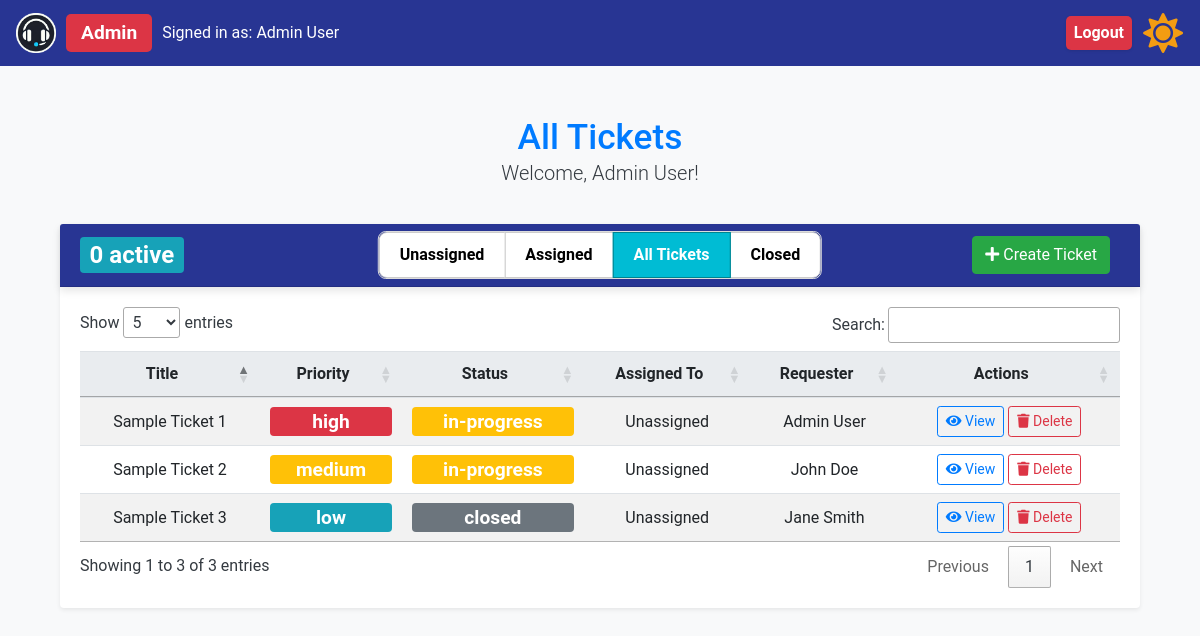
/all_tickets (signed in), run on an earlier commit of the app's database.
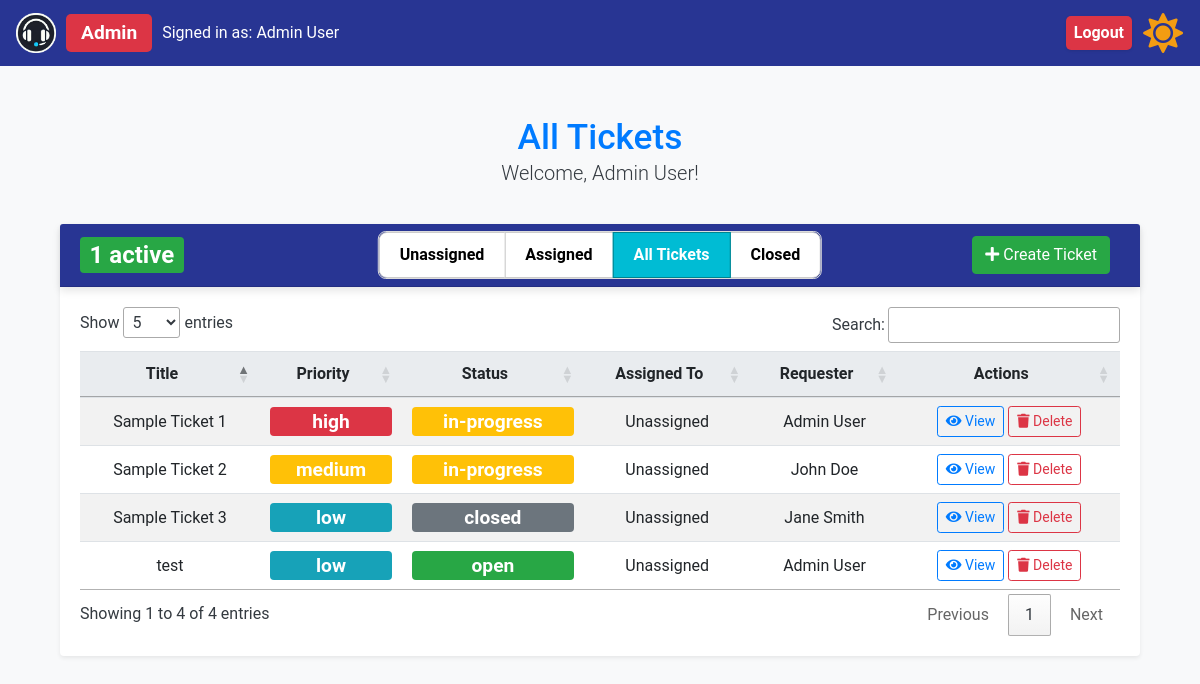
And on a later commit of the database.
### app/models.py (models this page shows, shortened)
class User(UserMixin, db.Model):
    id = db.Column(db.Integer, primary_key=True)
    name = db.Column(db.String(150), nullable=False)
    email = db.Column(db.String(150), unique=True, nullable=False)
    password_hash = db.Column(db.String(150), nullable=False)
    role = db.Column(db.String(50), nullable=False)
    created_tickets = db.relationship(
        "Ticket",
        foreign_keys="Ticket.user_id",
        back_populates="creator",
        overlaps="assigned_tickets,comments",
    )
    assigned_tickets = db.relationship(
        "Ticket",
        foreign_keys="Ticket.assigned_to",
        back_populates="assignee",
        overlaps="created_tickets,comments",
    )
    user_comments = db.relationship(
        "Comment", back_populates="commenter", overlaps="commenter,comments"
    )

class Ticket(db.Model):
    id = db.Column(db.Integer, primary_key=True)
    title = db.Column(db.String(150), nullable=False)
    description = db.Column(db.Text, nullable=False)
    status = db.Column(db.String(50), nullable=False)
    priority = db.Column(db.String(50), nullable=False)
    created_at = db.Column(db.DateTime, default=lambda: datetime.now(timezone.utc))
    updated_at = db.Column(
        db.DateTime,
        default=lambda: datetime.now(timezone.utc),
        onupdate=lambda: datetime.now(timezone.utc),
    )
    assigned_to = db.Column(db.Integer, db.ForeignKey("user.id"))
    user_id = db.Column(db.Integer, db.ForeignKey("user.id"))
    creator = db.relationship(
        "User",
        foreign_keys=[user_id],
        back_populates="created_tickets",
        overlaps="assigned_tickets,comments",
    )
    assignee = db.relationship(
        "User",
        foreign_keys=[assigned_to],
        back_populates="assigned_tickets",
        overlaps="created_tickets,comments",
    )
    ticket_comments = db.relationship("Comment", back_populates="ticket")

### app/routes.py (the view)
@bp.route("/all_tickets")
def all_tickets():
    if current_user.role == "admin" or current_user.role == "support":
        tickets = Ticket.query.all()
    else:
        tickets = Ticket.query.filter_by(user_id=current_user.id).all()
    view = "all"
    return render_template(
        "all_tickets.html", tickets=tickets, current_user=current_user, view=view
    )

### app/__init__.py (called while the page is built)
def create_app(config=None):
    app = Flask(__name__, instance_relative_config=True)
    if config:
        app.config.from_object(config)
    else:
        app.config.from_pyfile("config.py")  # Default to development config
    db.init_app(app)
    login_manager.init_app(app)
    migrate.init_app(app, db)
    csrf.init_app(app)  # Initialize CSRF protection with the app
    moment.init_app(app)  # Initialize Flask-Moment with the app
    from .models import User  # Ensure User model is correctly defined
    @login_manager.user_loader
    def load_user(user_id):
        return User.query.get(int(user_id))
    from .routes import bp  # Ensure bp is defined as a Blueprint in routes.py
    app.register_blueprint(bp)
    return app

### app/routes.py (called while the page is built)
@bp.context_processor
def inject_open_tickets_count():
    open_tickets_count = Ticket.query.filter(
        Ticket.status.in_(["open", "in progress"])
    ).count()
    if open_tickets_count > 10:
        badge_class = "badge-active-tickets-high"  # Red
    elif open_tickets_count > 5:
        badge_class = "badge-active-tickets-medium"  # Yellow
    elif open_tickets_count > 0:
        badge_class = "badge-active-tickets-low"  # Green
    else:
        badge_class = "badge-active-tickets-info"  # Blue or default color
    return {"open_tickets_count": open_tickets_count, "badge_class": badge_class}

### app/templates/all_tickets.html (shortened to what this page needs)
{% extends "base.html" %} {% block content %}
<div class="container mt-5">
  <div class="row mb-2">
    <div class="col-12 text-center">
      <h2 class="text-primary mb-0">
        {% if current_user.role == 'admin' or current_user.role == 'support' %}
        All Tickets {% else %} My Active Tickets {% endif %}
      </h2>
      <p class="lead">Welcome, {{ current_user.name }}!</p>
    </div>
  </div>
  <div class="card shadow-sm">
    <div
      class="card-header bg-primary text-white d-flex justify-content-between align-items-center position-relative"
    >
      {% if current_user.role == 'admin' or current_user.role == 'support' %}
      <div class="d-flex align-items-center">
        <span class="badge {{ badge_class }}">
          {{ open_tickets_count }} active
        </span>
      </div>
      {% endif %}
      <div class="toggle-buttons">
        <div
          class="btn-group toggle-group"
          role="group"
          aria-label="Ticket Status Toggle"
        >
          {% if current_user.role in ['admin', 'support'] %}
          <a
            href="{{ url_for('main.unassigned_tickets') }}"
            class="btn btn-toggle {% if view == 'unassigned' %}active{% endif %}"
          >
            Unassigned
          </a>
          <a
            href="{{ url_for('main.assigned_tickets') }}"
            class="btn btn-toggle {% if view == 'assigned' %}active{% endif %}"
          >
            Assigned
          </a>
          {% endif %} {% if current_user.role in ['admin', 'support'] %}
          <a
            href="{{ url_for('main.all_tickets') }}"
            class="btn btn-toggle {% if view == 'all' %}active{% endif %}"
          >
            All Tickets
          </a>
          {% endif %}
          <a
            href="{{ url_for('main.closed_tickets') }}"
            class="btn btn-toggle {% if view == 'closed' %}active{% endif %}"
          >
            Closed
          </a>
        </div>
      </div>
      <div class="ms-auto">
        <a class="btn btn-success" href="{{ url_for('main.create_ticket') }}">
          <i class="fas fa-plus"></i> Create Ticket
        </a>
      </div>
    </div>
    <div class="card-body">
      <table id="tickets-table" class="table table-striped table-hover">
        <thead>
          <tr>
            <th class="text-center">Title</th>
            <th class="text-center">Priority</th>
            <th class="text-center">Status</th>
            <th class="text-center">Assigned To</th>
            <th class="text-center">Requester</th>
            <th class="text-center">Actions</th>
          </tr>
        </thead>
        <tbody>
          {% if tickets|length == 0 %}
          <tr>
            <td class="text-center">-</td>
            <td class="text-center">-</td>
            <td class="text-center">-</td>
            <td class="text-center">-</td>
            <td class="text-center">-</td>
            <td class="text-center">No tickets available</td>
          </tr>
          {% else %}
          {% for ticket in tickets %}
          <tr>
            <td class="text-center">{{ ticket.title }}</td>
            <td class="text-center">
              <span class="badge dashboard-badge priority-{{ ticket.priority }}">
                  {{ ticket.priority }}
              </span>
          </td>
          <td class="text-center">
            <span class="badge dashboard-badge status-{{ ticket.status }}">
              {{ ticket.status }}
              </span>
          </td>
          <td class="text-center">
            {{ ticket.assignee.name if ticket.assignee else 'Unassigned' }}
            </td>
            <td class="text-center">{{ ticket.creator.name }}</td>
            <td class="text-center">
              <a href="{{ url_for('main.ticket_details', ticket_id=ticket.id) }}" class="btn btn-outline-primary btn-sm">
                <i class="fas fa-eye"></i> View
              </a>
              {% if current_user.role == 'admin' %}
              <form method="POST" action="{{ url_for('main.delete_ticket', ticket_id=ticket.id) }}" style="display: inline" onsubmit="return confirm('Are you sure you want to delete this ticket?');">
                <button type="submit" class="btn btn-outline-danger btn-sm">
                  <i class="fas fa-trash"></i> Delete
                </button>
              </form>
              {% endif %}
            </td>
          </tr>
          {% endfor %}
          {% endif %}
        </tbody>
      </table>
    </div>
  </div>
  </div>
</div>
{% endblock %}

### app/templates/base.html (shortened to what this page needs)
<!DOCTYPE html>
<html lang="en">
  <head>
    <link
      href="https://stackpath.bootstrapcdn.com/bootstrap/4.5.2/css/bootstrap.min.css"
      rel="stylesheet"
    />
    <link
      href="https://cdn.datatables.net/1.13.4/css/jquery.dataTables.min.css"
      rel="stylesheet"
    />
    <link
      href="{{ url_for('static', filename='styles.css') }}"
      rel="stylesheet"
    />
    <link
      rel="stylesheet"
      href="https://cdnjs.cloudflare.com/ajax/libs/font-awesome/5.15.4/css/all.min.css"
    />
  </head>
  <body class="light-mode">
    <nav class="navbar navbar-expand-lg">
      <a class="navbar-brand" href="#">
        <img
          src="{{ url_for('static', filename='logo.png') }}"
          alt="Help Desk Logo"
          style="height: 40px"
        />
        {% if current_user.is_authenticated %}
        <div class="role-container">
          <span class="badge badge-role-{{ current_user.role}}"
            >{{ current_user.role.capitalize() }}</span
          >
          <span class="user-info">Signed in as: {{ current_user.name }}</span>
        </div>
        {% endif %}
      </a>
      <div class="collapse navbar-collapse" id="navbarNav">
        <ul class="navbar-nav ml-auto">
          {% if current_user.is_authenticated %}
          <li class="nav-item">
            <a class="nav-link logout-badge" href="{{ url_for('main.logout') }}"
              >Logout</a
            >
          </li>
          {% endif %}
          <li class="nav-item">
            <button id="theme-toggle-button" class="btn btn-link nav-link">
              <i id="theme-toggle-icon" class="fas fa-sun"></i>
            </button>
          </li>
        </ul>
      </div>
    </nav>
    <div class="container">{% block content %} {% endblock %}</div>
  </body>
</html>

### app/static/styles.css (style rules this page uses)
body { font-family: "Roboto", sans-serif; background-color: #f8f9fa; margin: 0; color: #343a40; }
.container { margin-top: 50px; }
h2 { color: #007bff; }
.table th, .table td { vertical-align: middle; }
.table th { background-color: #e9ecef; }
.card { border: none; margin-top: 20px; box-shadow: 0 4px 8px rgba(0, 0, 0, 0.1); }
.card-header { background-color: #283593 !important; color: #ffffff; font-size: 1.25rem; font-weight: 500; box-shadow: 0 4px 8px rgba(0, 0, 0, 0.1); display: flex; justify-content: space-between; align-items: center; position: relative; }
.btn-primary, .btn-secondary, .btn-success, .btn-warning { margin-right: 10px; }
.btn-success { background-color: #28a745; border-color: #28a745; margin-left: auto; }
.btn-outline-primary { border-color: #007bff; color: #007bff; }
.badge { font-size: 1.2em; }
.text-primary { color: #007bff !important; font-size: 2.2em; }
.navbar { background-color: #283593; }
.navbar .navbar-brand, .navbar .nav-link { color: #ffffff; }
.navbar-brand { display: flex; align-items: center; }
#theme-toggle-button { font-size: 1.5rem; cursor: pointer; height: 40px; display: flex; align-items: center; justify-content: center; padding: 0; margin: 0; margin-left: 10px; }
#theme-toggle-button .fas { transition: color 0.3s ease; font-size: 40px; line-height: 40px; }
.toggle-buttons { position: absolute; left: 50%; transform: translateX(-50%); }
.ms-auto { margin-left: auto; }
body.light-mode #theme-toggle-icon { color: #f39c12; }
.toggle-group { border: 1px solid #ddd; border-radius: 8px; overflow: hidden; display: inline-flex; }
.btn-toggle { background-color: white; color: black; padding: 10px 20px; border: 1px solid #ccc; border-radius: 0; font-weight: bold; cursor: pointer; transition: background-color 0.3s ease, color 0.3s ease; text-decoration: none; }
.btn-toggle.active { background-color: #00bcd4; color: white; border-color: #00838f; }
.toggle-group .btn-toggle:first-child { border-top-left-radius: 8px; border-bottom-left-radius: 8px; }
.toggle-group .btn-toggle:last-child { border-top-right-radius: 8px; border-bottom-right-radius: 8px; }
.logout-badge { cursor: pointer; transition: transform 0.2s, box-shadow 0.2s; display: inline-flex; align-items: center; padding: 5px 10px; border-radius: 5px; box-shadow: 0 1px 3px rgba(0, 0, 0, 0.1); white-space: nowrap; justify-content: space-between; color: #fff; background-color: #dc3545; text-decoration: none; margin-left: auto; font-weight: bold; }
.navbar-nav { display: flex; align-items: center; }
.role-container { display: flex; align-items: center; }
.user-info { color: white; font-size: 1rem; font-weight: 400; }
.role-container .badge { display: inline-block; }
.badge-role-admin, .badge-role-support, .badge-role-regular { padding: 0 15px; border-radius: 5px; font-weight: bold; font-size: 1.2rem; margin-right: 10px; margin-left: 10px; height: 38px; display: flex; align-items: center; justify-content: center; line-height: 38px; text-align: center; }
.badge-role-admin { background-color: #dc3545; }
.badge-active-tickets-low { background-color: #28a745; color: white; }
.dashboard-badge { transition: none; transform: none; pointer-events: none; cursor: default; display: block; width: 100%; text-align: center; color: white; }
.priority-high { background-color: #dc3545; }
.priority-medium { background-color: #ffc107; }
.priority-low { background-color: #17a2b8; }
.status-open { background-color: #28a745; }
.status-in-progress { background-color: #ffc107; }
.status-closed { background-color: #6c757d; }

What changed in the data, as far as the page shows it:
added Ticket: title "test", priority "low", status "open", assignee "Unassigned", creator.name "Admin User"
Also different on the page:
{{ open_tickets_count }}: "0" → "1"
text written by a page script: "Show entries Search: Showing 1 to 3 of 3 entries Previous 1 Next" → "Show entries Search: Showing 1 to 4 of 4 entries Previous 1 Next"
